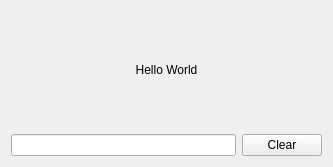
<?xml version="1.0" encoding="UTF-8"?>
<ui version="4.0">
 <class>Form</class>
 <widget class="QWidget" name="Form">
  <property name="geometry">
   <rect>
    <x>0</x>
    <y>0</y>
    <width>333</width>
    <height>167</height>
   </rect>
  </property>
  <property name="windowTitle">
   <string>Form</string>
  </property>
  <layout class="QGridLayout" name="gridLayout">
   <item row="0" column="0">
    <layout class="QVBoxLayout" name="verticalLayout">
     <item>
      <widget class="QLabel" name="label">
       <property name="layoutDirection">
        <enum>Qt::LeftToRight</enum>
       </property>
       <property name="text">
        <string>Hello World</string>
       </property>
       <property name="alignment">
        <set>Qt::AlignCenter</set>
       </property>
      </widget>
     </item>
     <item>
      <layout class="QHBoxLayout" name="horizontalLayout">
       <item>
        <widget class="QLineEdit" name="lineEdit"/>
       </item>
       <item>
        <widget class="QPushButton" name="pushButton">
         <property name="text">
          <string>Clear</string>
         </property>
        </widget>
       </item>
      </layout>
     </item>
    </layout>
   </item>
  </layout>
 </widget>
 <resources/>
 <connections>
  <connection>
   <sender>pushButton</sender>
   <signal>clicked()</signal>
   <receiver>label</receiver>
   <slot>clear()</slot>
   <hints>
    <hint type="sourcelabel">
     <x>283</x>
     <y>119</y>
    </hint>
    <hint type="destinationlabel">
     <x>197</x>
     <y>51</y>
    </hint>
   </hints>
  </connection>
  <connection>
   <sender>pushButton</sender>
   <signal>clicked()</signal>
   <receiver>lineEdit</receiver>
   <slot>clear()</slot>
   <hints>
    <hint type="sourcelabel">
     <x>294</x>
     <y>128</y>
    </hint>
    <hint type="destinationlabel">
     <x>165</x>
     <y>134</y>
    </hint>
   </hints>
  </connection>
  <connection>
   <sender>lineEdit</sender>
   <signal>textChanged(QString)</signal>
   <receiver>label</receiver>
   <slot>setText(QString)</slot>
   <hints>
    <hint type="sourcelabel">
     <x>57</x>
     <y>121</y>
    </hint>
    <hint type="destinationlabel">
     <x>60</x>
     <y>70</y>
    </hint>
   </hints>
  </connection>
 </connections>
</ui>
